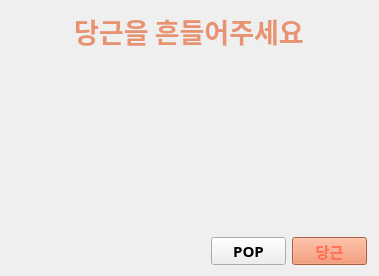
<?xml version="1.0" encoding="UTF-8"?>
<ui version="4.0">
 <class>Carrot</class>
 <widget class="QWidget" name="Carrot">
  <property name="geometry">
   <rect>
    <x>0</x>
    <y>0</y>
    <width>379</width>
    <height>272</height>
   </rect>
  </property>
  <property name="sizePolicy">
   <sizepolicy hsizetype="Fixed" vsizetype="Fixed">
    <horstretch>0</horstretch>
    <verstretch>0</verstretch>
   </sizepolicy>
  </property>
  <property name="cursor">
   <cursorShape>ArrowCursor</cursorShape>
  </property>
  <property name="mouseTracking">
   <bool>true</bool>
  </property>
  <property name="tabletTracking">
   <bool>true</bool>
  </property>
  <property name="windowTitle">
   <string>Form</string>
  </property>
  <layout class="QGridLayout" name="gridLayout_2">
   <item row="0" column="0">
    <layout class="QGridLayout" name="gridLayout">
     <item row="0" column="0">
      <widget class="QLabel" name="lblMessage">
       <property name="palette">
        <palette>
         <active>
          <colorrole role="WindowText">
           <brush brushstyle="SolidPattern">
            <color alpha="255">
             <red>231</red>
             <green>146</green>
             <blue>112</blue>
            </color>
           </brush>
          </colorrole>
          <colorrole role="Button">
           <brush brushstyle="SolidPattern">
            <color alpha="255">
             <red>240</red>
             <green>110</green>
             <blue>86</blue>
            </color>
           </brush>
          </colorrole>
          <colorrole role="Light">
           <brush brushstyle="SolidPattern">
            <color alpha="255">
             <red>255</red>
             <green>206</green>
             <blue>197</blue>
            </color>
           </brush>
          </colorrole>
          <colorrole role="Midlight">
           <brush brushstyle="SolidPattern">
            <color alpha="255">
             <red>247</red>
             <green>158</green>
             <blue>141</blue>
            </color>
           </brush>
          </colorrole>
          <colorrole role="Dark">
           <brush brushstyle="SolidPattern">
            <color alpha="255">
             <red>120</red>
             <green>55</green>
             <blue>43</blue>
            </color>
           </brush>
          </colorrole>
          <colorrole role="Mid">
           <brush brushstyle="SolidPattern">
            <color alpha="255">
             <red>160</red>
             <green>73</green>
             <blue>57</blue>
            </color>
           </brush>
          </colorrole>
          <colorrole role="Text">
           <brush brushstyle="SolidPattern">
            <color alpha="255">
             <red>239</red>
             <green>132</green>
             <blue>118</blue>
            </color>
           </brush>
          </colorrole>
          <colorrole role="BrightText">
           <brush brushstyle="SolidPattern">
            <color alpha="255">
             <red>255</red>
             <green>255</green>
             <blue>255</blue>
            </color>
           </brush>
          </colorrole>
          <colorrole role="ButtonText">
           <brush brushstyle="SolidPattern">
            <color alpha="255">
             <red>0</red>
             <green>0</green>
             <blue>0</blue>
            </color>
           </brush>
          </colorrole>
          <colorrole role="Base">
           <brush brushstyle="SolidPattern">
            <color alpha="255">
             <red>255</red>
             <green>255</green>
             <blue>255</blue>
            </color>
           </brush>
          </colorrole>
          <colorrole role="Window">
           <brush brushstyle="SolidPattern">
            <color alpha="255">
             <red>240</red>
             <green>110</green>
             <blue>86</blue>
            </color>
           </brush>
          </colorrole>
          <colorrole role="Shadow">
           <brush brushstyle="SolidPattern">
            <color alpha="255">
             <red>0</red>
             <green>0</green>
             <blue>0</blue>
            </color>
           </brush>
          </colorrole>
          <colorrole role="AlternateBase">
           <brush brushstyle="SolidPattern">
            <color alpha="255">
             <red>247</red>
             <green>182</green>
             <blue>170</blue>
            </color>
           </brush>
          </colorrole>
          <colorrole role="ToolTipBase">
           <brush brushstyle="SolidPattern">
            <color alpha="255">
             <red>255</red>
             <green>255</green>
             <blue>220</blue>
            </color>
           </brush>
          </colorrole>
          <colorrole role="ToolTipText">
           <brush brushstyle="SolidPattern">
            <color alpha="255">
             <red>0</red>
             <green>0</green>
             <blue>0</blue>
            </color>
           </brush>
          </colorrole>
          <colorrole role="PlaceholderText">
           <brush brushstyle="SolidPattern">
            <color alpha="128">
             <red>239</red>
             <green>132</green>
             <blue>118</blue>
            </color>
           </brush>
          </colorrole>
         </active>
         <inactive>
          <colorrole role="WindowText">
           <brush brushstyle="SolidPattern">
            <color alpha="255">
             <red>231</red>
             <green>146</green>
             <blue>112</blue>
            </color>
           </brush>
          </colorrole>
          <colorrole role="Button">
           <brush brushstyle="SolidPattern">
            <color alpha="255">
             <red>240</red>
             <green>110</green>
             <blue>86</blue>
            </color>
           </brush>
          </colorrole>
          <colorrole role="Light">
           <brush brushstyle="SolidPattern">
            <color alpha="255">
             <red>255</red>
             <green>206</green>
             <blue>197</blue>
            </color>
           </brush>
          </colorrole>
          <colorrole role="Midlight">
           <brush brushstyle="SolidPattern">
            <color alpha="255">
             <red>247</red>
             <green>158</green>
             <blue>141</blue>
            </color>
           </brush>
          </colorrole>
          <colorrole role="Dark">
           <brush brushstyle="SolidPattern">
            <color alpha="255">
             <red>120</red>
             <green>55</green>
             <blue>43</blue>
            </color>
           </brush>
          </colorrole>
          <colorrole role="Mid">
           <brush brushstyle="SolidPattern">
            <color alpha="255">
             <red>160</red>
             <green>73</green>
             <blue>57</blue>
            </color>
           </brush>
          </colorrole>
          <colorrole role="Text">
           <brush brushstyle="SolidPattern">
            <color alpha="255">
             <red>239</red>
             <green>132</green>
             <blue>118</blue>
            </color>
           </brush>
          </colorrole>
          <colorrole role="BrightText">
           <brush brushstyle="SolidPattern">
            <color alpha="255">
             <red>255</red>
             <green>255</green>
             <blue>255</blue>
            </color>
           </brush>
          </colorrole>
          <colorrole role="ButtonText">
           <brush brushstyle="SolidPattern">
            <color alpha="255">
             <red>0</red>
             <green>0</green>
             <blue>0</blue>
            </color>
           </brush>
          </colorrole>
          <colorrole role="Base">
           <brush brushstyle="SolidPattern">
            <color alpha="255">
             <red>255</red>
             <green>255</green>
             <blue>255</blue>
            </color>
           </brush>
          </colorrole>
          <colorrole role="Window">
           <brush brushstyle="SolidPattern">
            <color alpha="255">
             <red>240</red>
             <green>110</green>
             <blue>86</blue>
            </color>
           </brush>
          </colorrole>
          <colorrole role="Shadow">
           <brush brushstyle="SolidPattern">
            <color alpha="255">
             <red>0</red>
             <green>0</green>
             <blue>0</blue>
            </color>
           </brush>
          </colorrole>
          <colorrole role="AlternateBase">
           <brush brushstyle="SolidPattern">
            <color alpha="255">
             <red>247</red>
             <green>182</green>
             <blue>170</blue>
            </color>
           </brush>
          </colorrole>
          <colorrole role="ToolTipBase">
           <brush brushstyle="SolidPattern">
            <color alpha="255">
             <red>255</red>
             <green>255</green>
             <blue>220</blue>
            </color>
           </brush>
          </colorrole>
          <colorrole role="ToolTipText">
           <brush brushstyle="SolidPattern">
            <color alpha="255">
             <red>0</red>
             <green>0</green>
             <blue>0</blue>
            </color>
           </brush>
          </colorrole>
          <colorrole role="PlaceholderText">
           <brush brushstyle="SolidPattern">
            <color alpha="128">
             <red>239</red>
             <green>132</green>
             <blue>118</blue>
            </color>
           </brush>
          </colorrole>
         </inactive>
         <disabled>
          <colorrole role="WindowText">
           <brush brushstyle="SolidPattern">
            <color alpha="255">
             <red>120</red>
             <green>55</green>
             <blue>43</blue>
            </color>
           </brush>
          </colorrole>
          <colorrole role="Button">
           <brush brushstyle="SolidPattern">
            <color alpha="255">
             <red>240</red>
             <green>110</green>
             <blue>86</blue>
            </color>
           </brush>
          </colorrole>
          <colorrole role="Light">
           <brush brushstyle="SolidPattern">
            <color alpha="255">
             <red>255</red>
             <green>206</green>
             <blue>197</blue>
            </color>
           </brush>
          </colorrole>
          <colorrole role="Midlight">
           <brush brushstyle="SolidPattern">
            <color alpha="255">
             <red>247</red>
             <green>158</green>
             <blue>141</blue>
            </color>
           </brush>
          </colorrole>
          <colorrole role="Dark">
           <brush brushstyle="SolidPattern">
            <color alpha="255">
             <red>120</red>
             <green>55</green>
             <blue>43</blue>
            </color>
           </brush>
          </colorrole>
          <colorrole role="Mid">
           <brush brushstyle="SolidPattern">
            <color alpha="255">
             <red>160</red>
             <green>73</green>
             <blue>57</blue>
            </color>
           </brush>
          </colorrole>
          <colorrole role="Text">
           <brush brushstyle="SolidPattern">
            <color alpha="255">
             <red>120</red>
             <green>55</green>
             <blue>43</blue>
            </color>
           </brush>
          </colorrole>
          <colorrole role="BrightText">
           <brush brushstyle="SolidPattern">
            <color alpha="255">
             <red>255</red>
             <green>255</green>
             <blue>255</blue>
            </color>
           </brush>
          </colorrole>
          <colorrole role="ButtonText">
           <brush brushstyle="SolidPattern">
            <color alpha="255">
             <red>120</red>
             <green>55</green>
             <blue>43</blue>
            </color>
           </brush>
          </colorrole>
          <colorrole role="Base">
           <brush brushstyle="SolidPattern">
            <color alpha="255">
             <red>240</red>
             <green>110</green>
             <blue>86</blue>
            </color>
           </brush>
          </colorrole>
          <colorrole role="Window">
           <brush brushstyle="SolidPattern">
            <color alpha="255">
             <red>240</red>
             <green>110</green>
             <blue>86</blue>
            </color>
           </brush>
          </colorrole>
          <colorrole role="Shadow">
           <brush brushstyle="SolidPattern">
            <color alpha="255">
             <red>0</red>
             <green>0</green>
             <blue>0</blue>
            </color>
           </brush>
          </colorrole>
          <colorrole role="AlternateBase">
           <brush brushstyle="SolidPattern">
            <color alpha="255">
             <red>240</red>
             <green>110</green>
             <blue>86</blue>
            </color>
           </brush>
          </colorrole>
          <colorrole role="ToolTipBase">
           <brush brushstyle="SolidPattern">
            <color alpha="255">
             <red>255</red>
             <green>255</green>
             <blue>220</blue>
            </color>
           </brush>
          </colorrole>
          <colorrole role="ToolTipText">
           <brush brushstyle="SolidPattern">
            <color alpha="255">
             <red>0</red>
             <green>0</green>
             <blue>0</blue>
            </color>
           </brush>
          </colorrole>
          <colorrole role="PlaceholderText">
           <brush brushstyle="SolidPattern">
            <color alpha="128">
             <red>0</red>
             <green>0</green>
             <blue>0</blue>
            </color>
           </brush>
          </colorrole>
         </disabled>
        </palette>
       </property>
       <property name="font">
        <font>
         <family>한컴 말랑말랑 Bold</family>
         <pointsize>20</pointsize>
         <weight>75</weight>
         <bold>true</bold>
        </font>
       </property>
       <property name="text">
        <string>당근을 흔들어주세요</string>
       </property>
       <property name="alignment">
        <set>Qt::AlignCenter</set>
       </property>
       <property name="wordWrap">
        <bool>false</bool>
       </property>
       <property name="textInteractionFlags">
        <set>Qt::NoTextInteraction</set>
       </property>
      </widget>
     </item>
     <item row="2" column="0">
      <layout class="QHBoxLayout" name="horizontalLayout">
       <property name="leftMargin">
        <number>0</number>
       </property>
       <property name="topMargin">
        <number>180</number>
       </property>
       <item>
        <layout class="QHBoxLayout" name="horizontalLayout_2">
         <property name="leftMargin">
          <number>200</number>
         </property>
         <item>
          <widget class="QPushButton" name="btnPOP">
           <property name="maximumSize">
            <size>
             <width>75</width>
             <height>28</height>
            </size>
           </property>
           <property name="font">
            <font>
             <family>한컴 말랑말랑 Bold</family>
             <pointsize>11</pointsize>
             <weight>75</weight>
             <bold>true</bold>
            </font>
           </property>
           <property name="text">
            <string>POP</string>
           </property>
          </widget>
         </item>
        </layout>
       </item>
       <item>
        <widget class="QPushButton" name="btnOK">
         <property name="maximumSize">
          <size>
           <width>75</width>
           <height>28</height>
          </size>
         </property>
         <property name="sizeIncrement">
          <size>
           <width>0</width>
           <height>0</height>
          </size>
         </property>
         <property name="palette">
          <palette>
           <active>
            <colorrole role="WindowText">
             <brush brushstyle="SolidPattern">
              <color alpha="255">
               <red>255</red>
               <green>109</green>
               <blue>96</blue>
              </color>
             </brush>
            </colorrole>
            <colorrole role="Button">
             <brush brushstyle="SolidPattern">
              <color alpha="255">
               <red>240</red>
               <green>133</green>
               <blue>90</blue>
              </color>
             </brush>
            </colorrole>
            <colorrole role="Light">
             <brush brushstyle="SolidPattern">
              <color alpha="255">
               <red>255</red>
               <green>217</green>
               <blue>201</blue>
              </color>
             </brush>
            </colorrole>
            <colorrole role="Midlight">
             <brush brushstyle="SolidPattern">
              <color alpha="255">
               <red>247</red>
               <green>175</green>
               <blue>145</blue>
              </color>
             </brush>
            </colorrole>
            <colorrole role="Dark">
             <brush brushstyle="SolidPattern">
              <color alpha="255">
               <red>120</red>
               <green>66</green>
               <blue>45</blue>
              </color>
             </brush>
            </colorrole>
            <colorrole role="Mid">
             <brush brushstyle="SolidPattern">
              <color alpha="255">
               <red>160</red>
               <green>89</green>
               <blue>60</blue>
              </color>
             </brush>
            </colorrole>
            <colorrole role="Text">
             <brush brushstyle="SolidPattern">
              <color alpha="255">
               <red>0</red>
               <green>0</green>
               <blue>0</blue>
              </color>
             </brush>
            </colorrole>
            <colorrole role="BrightText">
             <brush brushstyle="SolidPattern">
              <color alpha="255">
               <red>255</red>
               <green>255</green>
               <blue>255</blue>
              </color>
             </brush>
            </colorrole>
            <colorrole role="ButtonText">
             <brush brushstyle="SolidPattern">
              <color alpha="255">
               <red>255</red>
               <green>112</green>
               <blue>84</blue>
              </color>
             </brush>
            </colorrole>
            <colorrole role="Base">
             <brush brushstyle="SolidPattern">
              <color alpha="255">
               <red>255</red>
               <green>255</green>
               <blue>255</blue>
              </color>
             </brush>
            </colorrole>
            <colorrole role="Window">
             <brush brushstyle="SolidPattern">
              <color alpha="255">
               <red>240</red>
               <green>133</green>
               <blue>90</blue>
              </color>
             </brush>
            </colorrole>
            <colorrole role="Shadow">
             <brush brushstyle="SolidPattern">
              <color alpha="255">
               <red>0</red>
               <green>0</green>
               <blue>0</blue>
              </color>
             </brush>
            </colorrole>
            <colorrole role="AlternateBase">
             <brush brushstyle="SolidPattern">
              <color alpha="255">
               <red>247</red>
               <green>194</green>
               <blue>172</blue>
              </color>
             </brush>
            </colorrole>
            <colorrole role="ToolTipBase">
             <brush brushstyle="SolidPattern">
              <color alpha="255">
               <red>255</red>
               <green>255</green>
               <blue>220</blue>
              </color>
             </brush>
            </colorrole>
            <colorrole role="ToolTipText">
             <brush brushstyle="SolidPattern">
              <color alpha="255">
               <red>226</red>
               <green>77</green>
               <blue>66</blue>
              </color>
             </brush>
            </colorrole>
            <colorrole role="PlaceholderText">
             <brush brushstyle="SolidPattern">
              <color alpha="128">
               <red>0</red>
               <green>0</green>
               <blue>0</blue>
              </color>
             </brush>
            </colorrole>
           </active>
           <inactive>
            <colorrole role="WindowText">
             <brush brushstyle="SolidPattern">
              <color alpha="255">
               <red>255</red>
               <green>109</green>
               <blue>96</blue>
              </color>
             </brush>
            </colorrole>
            <colorrole role="Button">
             <brush brushstyle="SolidPattern">
              <color alpha="255">
               <red>240</red>
               <green>133</green>
               <blue>90</blue>
              </color>
             </brush>
            </colorrole>
            <colorrole role="Light">
             <brush brushstyle="SolidPattern">
              <color alpha="255">
               <red>255</red>
               <green>217</green>
               <blue>201</blue>
              </color>
             </brush>
            </colorrole>
            <colorrole role="Midlight">
             <brush brushstyle="SolidPattern">
              <color alpha="255">
               <red>247</red>
               <green>175</green>
               <blue>145</blue>
              </color>
             </brush>
            </colorrole>
            <colorrole role="Dark">
             <brush brushstyle="SolidPattern">
              <color alpha="255">
               <red>120</red>
               <green>66</green>
               <blue>45</blue>
              </color>
             </brush>
            </colorrole>
            <colorrole role="Mid">
             <brush brushstyle="SolidPattern">
              <color alpha="255">
               <red>160</red>
               <green>89</green>
               <blue>60</blue>
              </color>
             </brush>
            </colorrole>
            <colorrole role="Text">
             <brush brushstyle="SolidPattern">
              <color alpha="255">
               <red>0</red>
               <green>0</green>
               <blue>0</blue>
              </color>
             </brush>
            </colorrole>
            <colorrole role="BrightText">
             <brush brushstyle="SolidPattern">
              <color alpha="255">
               <red>255</red>
               <green>255</green>
               <blue>255</blue>
              </color>
             </brush>
            </colorrole>
            <colorrole role="ButtonText">
             <brush brushstyle="SolidPattern">
              <color alpha="255">
               <red>255</red>
               <green>112</green>
               <blue>84</blue>
              </color>
             </brush>
            </colorrole>
            <colorrole role="Base">
             <brush brushstyle="SolidPattern">
              <color alpha="255">
               <red>255</red>
               <green>255</green>
               <blue>255</blue>
              </color>
             </brush>
            </colorrole>
            <colorrole role="Window">
             <brush brushstyle="SolidPattern">
              <color alpha="255">
               <red>240</red>
               <green>133</green>
               <blue>90</blue>
              </color>
             </brush>
            </colorrole>
            <colorrole role="Shadow">
             <brush brushstyle="SolidPattern">
              <color alpha="255">
               <red>0</red>
               <green>0</green>
               <blue>0</blue>
              </color>
             </brush>
            </colorrole>
            <colorrole role="AlternateBase">
             <brush brushstyle="SolidPattern">
              <color alpha="255">
               <red>247</red>
               <green>194</green>
               <blue>172</blue>
              </color>
             </brush>
            </colorrole>
            <colorrole role="ToolTipBase">
             <brush brushstyle="SolidPattern">
              <color alpha="255">
               <red>255</red>
               <green>255</green>
               <blue>220</blue>
              </color>
             </brush>
            </colorrole>
            <colorrole role="ToolTipText">
             <brush brushstyle="SolidPattern">
              <color alpha="255">
               <red>226</red>
               <green>77</green>
               <blue>66</blue>
              </color>
             </brush>
            </colorrole>
            <colorrole role="PlaceholderText">
             <brush brushstyle="SolidPattern">
              <color alpha="128">
               <red>0</red>
               <green>0</green>
               <blue>0</blue>
              </color>
             </brush>
            </colorrole>
           </inactive>
           <disabled>
            <colorrole role="WindowText">
             <brush brushstyle="SolidPattern">
              <color alpha="255">
               <red>120</red>
               <green>66</green>
               <blue>45</blue>
              </color>
             </brush>
            </colorrole>
            <colorrole role="Button">
             <brush brushstyle="SolidPattern">
              <color alpha="255">
               <red>240</red>
               <green>133</green>
               <blue>90</blue>
              </color>
             </brush>
            </colorrole>
            <colorrole role="Light">
             <brush brushstyle="SolidPattern">
              <color alpha="255">
               <red>255</red>
               <green>217</green>
               <blue>201</blue>
              </color>
             </brush>
            </colorrole>
            <colorrole role="Midlight">
             <brush brushstyle="SolidPattern">
              <color alpha="255">
               <red>247</red>
               <green>175</green>
               <blue>145</blue>
              </color>
             </brush>
            </colorrole>
            <colorrole role="Dark">
             <brush brushstyle="SolidPattern">
              <color alpha="255">
               <red>120</red>
               <green>66</green>
               <blue>45</blue>
              </color>
             </brush>
            </colorrole>
            <colorrole role="Mid">
             <brush brushstyle="SolidPattern">
              <color alpha="255">
               <red>160</red>
               <green>89</green>
               <blue>60</blue>
              </color>
             </brush>
            </colorrole>
            <colorrole role="Text">
             <brush brushstyle="SolidPattern">
              <color alpha="255">
               <red>120</red>
               <green>66</green>
               <blue>45</blue>
              </color>
             </brush>
            </colorrole>
            <colorrole role="BrightText">
             <brush brushstyle="SolidPattern">
              <color alpha="255">
               <red>255</red>
               <green>255</green>
               <blue>255</blue>
              </color>
             </brush>
            </colorrole>
            <colorrole role="ButtonText">
             <brush brushstyle="SolidPattern">
              <color alpha="255">
               <red>120</red>
               <green>66</green>
               <blue>45</blue>
              </color>
             </brush>
            </colorrole>
            <colorrole role="Base">
             <brush brushstyle="SolidPattern">
              <color alpha="255">
               <red>240</red>
               <green>133</green>
               <blue>90</blue>
              </color>
             </brush>
            </colorrole>
            <colorrole role="Window">
             <brush brushstyle="SolidPattern">
              <color alpha="255">
               <red>240</red>
               <green>133</green>
               <blue>90</blue>
              </color>
             </brush>
            </colorrole>
            <colorrole role="Shadow">
             <brush brushstyle="SolidPattern">
              <color alpha="255">
               <red>0</red>
               <green>0</green>
               <blue>0</blue>
              </color>
             </brush>
            </colorrole>
            <colorrole role="AlternateBase">
             <brush brushstyle="SolidPattern">
              <color alpha="255">
               <red>240</red>
               <green>133</green>
               <blue>90</blue>
              </color>
             </brush>
            </colorrole>
            <colorrole role="ToolTipBase">
             <brush brushstyle="SolidPattern">
              <color alpha="255">
               <red>255</red>
               <green>255</green>
               <blue>220</blue>
              </color>
             </brush>
            </colorrole>
            <colorrole role="ToolTipText">
             <brush brushstyle="SolidPattern">
              <color alpha="255">
               <red>226</red>
               <green>77</green>
               <blue>66</blue>
              </color>
             </brush>
            </colorrole>
            <colorrole role="PlaceholderText">
             <brush brushstyle="SolidPattern">
              <color alpha="128">
               <red>0</red>
               <green>0</green>
               <blue>0</blue>
              </color>
             </brush>
            </colorrole>
           </disabled>
          </palette>
         </property>
         <property name="font">
          <font>
           <family>한컴 말랑말랑 Bold</family>
           <pointsize>11</pointsize>
           <weight>75</weight>
           <bold>true</bold>
          </font>
         </property>
         <property name="cursor">
          <cursorShape>CrossCursor</cursorShape>
         </property>
         <property name="tabletTracking">
          <bool>false</bool>
         </property>
         <property name="text">
          <string>당근</string>
         </property>
         <property name="iconSize">
          <size>
           <width>20</width>
           <height>20</height>
          </size>
         </property>
         <property name="checkable">
          <bool>true</bool>
         </property>
         <property name="checked">
          <bool>false</bool>
         </property>
         <property name="autoExclusive">
          <bool>false</bool>
         </property>
         <property name="autoDefault">
          <bool>true</bool>
         </property>
         <property name="default">
          <bool>false</bool>
         </property>
         <property name="flat">
          <bool>false</bool>
         </property>
        </widget>
       </item>
      </layout>
     </item>
    </layout>
   </item>
  </layout>
 </widget>
 <resources/>
 <connections/>
</ui>
